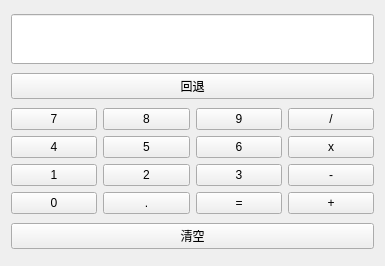
<?xml version="1.0" encoding="UTF-8"?>
<ui version="4.0">
 <class>Form</class>
 <widget class="QWidget" name="Form">
  <property name="geometry">
   <rect>
    <x>0</x>
    <y>0</y>
    <width>385</width>
    <height>266</height>
   </rect>
  </property>
  <property name="windowTitle">
   <string>计算器</string>
  </property>
  <layout class="QVBoxLayout" name="verticalLayout">
   <item>
    <widget class="QLineEdit" name="lineEdit">
     <property name="minimumSize">
      <size>
       <width>0</width>
       <height>50</height>
      </size>
     </property>
    </widget>
   </item>
   <item>
    <widget class="QPushButton" name="pushButton_back">
     <property name="text">
      <string>回退</string>
     </property>
    </widget>
   </item>
   <item>
    <layout class="QGridLayout" name="gridLayout">
     <item row="2" column="1">
      <widget class="QPushButton" name="pushButton_5">
       <property name="text">
        <string>5</string>
       </property>
      </widget>
     </item>
     <item row="3" column="1">
      <widget class="QPushButton" name="pushButton_2">
       <property name="text">
        <string>2</string>
       </property>
      </widget>
     </item>
     <item row="1" column="0">
      <widget class="QPushButton" name="pushButton_7">
       <property name="text">
        <string>7</string>
       </property>
      </widget>
     </item>
     <item row="1" column="3">
      <widget class="QPushButton" name="pushButton_div">
       <property name="text">
        <string>/</string>
       </property>
      </widget>
     </item>
     <item row="3" column="2">
      <widget class="QPushButton" name="pushButton_3">
       <property name="text">
        <string>3</string>
       </property>
      </widget>
     </item>
     <item row="2" column="2">
      <widget class="QPushButton" name="pushButton_6">
       <property name="text">
        <string>6</string>
       </property>
      </widget>
     </item>
     <item row="3" column="3">
      <widget class="QPushButton" name="pushButton_sub">
       <property name="text">
        <string>-</string>
       </property>
      </widget>
     </item>
     <item row="1" column="2">
      <widget class="QPushButton" name="pushButton_9">
       <property name="text">
        <string>9</string>
       </property>
      </widget>
     </item>
     <item row="1" column="1">
      <widget class="QPushButton" name="pushButton_8">
       <property name="text">
        <string>8</string>
       </property>
      </widget>
     </item>
     <item row="3" column="0">
      <widget class="QPushButton" name="pushButton_1">
       <property name="text">
        <string>1</string>
       </property>
      </widget>
     </item>
     <item row="2" column="3">
      <widget class="QPushButton" name="pushButton_mul">
       <property name="text">
        <string>x</string>
       </property>
      </widget>
     </item>
     <item row="2" column="0">
      <widget class="QPushButton" name="pushButton_4">
       <property name="text">
        <string>4</string>
       </property>
      </widget>
     </item>
     <item row="4" column="0">
      <widget class="QPushButton" name="pushButton_0">
       <property name="text">
        <string>0</string>
       </property>
      </widget>
     </item>
     <item row="4" column="1">
      <widget class="QPushButton" name="pushButton_dot">
       <property name="text">
        <string>.</string>
       </property>
      </widget>
     </item>
     <item row="4" column="2">
      <widget class="QPushButton" name="pushButton_equal">
       <property name="text">
        <string>=</string>
       </property>
      </widget>
     </item>
     <item row="4" column="3">
      <widget class="QPushButton" name="pushButton_add">
       <property name="text">
        <string>+</string>
       </property>
      </widget>
     </item>
    </layout>
   </item>
   <item>
    <widget class="QPushButton" name="pushButton_clear">
     <property name="text">
      <string>清空</string>
     </property>
    </widget>
   </item>
  </layout>
 </widget>
 <resources/>
 <connections/>
</ui>
